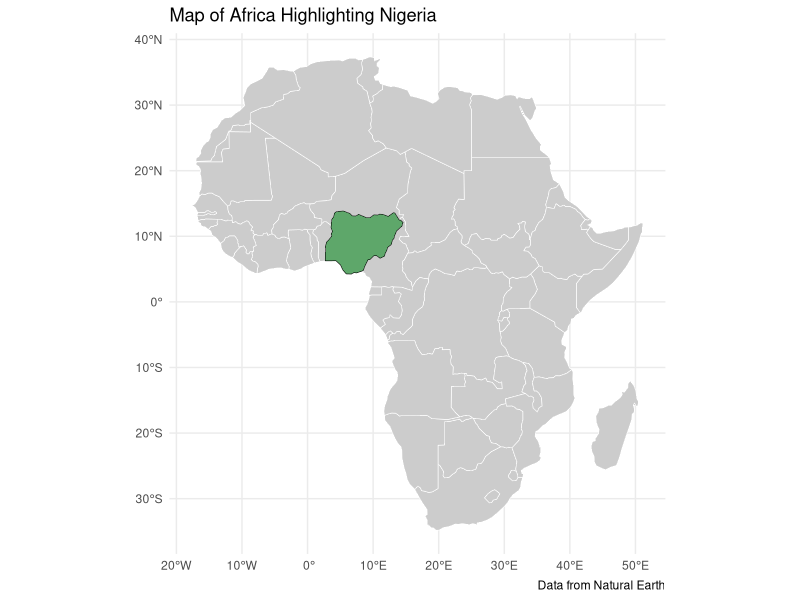

Write R code to recreate this figure.
# this script draws an African map with a specific country highlighted

library(sf)
library(tidyverse)

africa <- rnaturalearth::ne_countries(
  scale = "small",
  continent = "africa",
  returnclass = "sf"
)

country_name = "Nigeria"
ggplot(data = africa) +
  geom_sf(fill = "gray80", color = "white") +
  geom_sf(data = africa %>% filter(name == country_name), fill = "#5ea76a", color = "black") +
  theme_minimal() +
  labs(title = paste("Map of Africa Highlighting", country_name),
       caption = "Data from Natural Earth")
